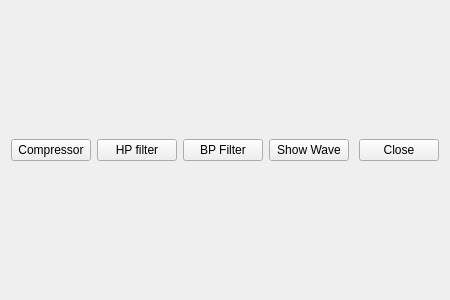
<?xml version="1.0" encoding="UTF-8"?>
<ui version="4.0">
 <class>mqtktMainWindow</class>
 <widget class="QMainWindow" name="mqtktMainWindow">
  <property name="geometry">
   <rect>
    <x>0</x>
    <y>0</y>
    <width>450</width>
    <height>300</height>
   </rect>
  </property>
  <property name="windowTitle">
   <string>mqtktMainWindow</string>
  </property>
  <widget class="QWidget" name="centralWidget">
   <layout class="QVBoxLayout" name="verticalLayout">
    <item>
     <layout class="QVBoxLayout" name="chartLayout"/>
    </item>
    <item>
     <layout class="QHBoxLayout" name="horizontalLayout">
      <item>
       <widget class="QPushButton" name="compressorButton">
        <property name="text">
         <string>Compressor</string>
        </property>
       </widget>
      </item>
      <item>
       <widget class="QPushButton" name="filterButton">
        <property name="text">
         <string>HP filter</string>
        </property>
       </widget>
      </item>
      <item>
       <widget class="QPushButton" name="bpFilterButton">
        <property name="text">
         <string>BP Filter</string>
        </property>
       </widget>
      </item>
      <item>
       <widget class="QPushButton" name="showWaveButton">
        <property name="text">
         <string>Show Wave</string>
        </property>
       </widget>
      </item>
      <item>
       <spacer name="horizontalSpacer">
        <property name="orientation">
         <enum>Qt::Horizontal</enum>
        </property>
        <property name="sizeHint" stdset="0">
         <size>
          <width>40</width>
          <height>20</height>
         </size>
        </property>
       </spacer>
      </item>
      <item>
       <widget class="QPushButton" name="closeButton">
        <property name="text">
         <string>Close</string>
        </property>
       </widget>
      </item>
     </layout>
    </item>
   </layout>
  </widget>
 </widget>
 <layoutdefault spacing="6" margin="11"/>
 <resources/>
 <connections/>
</ui>
